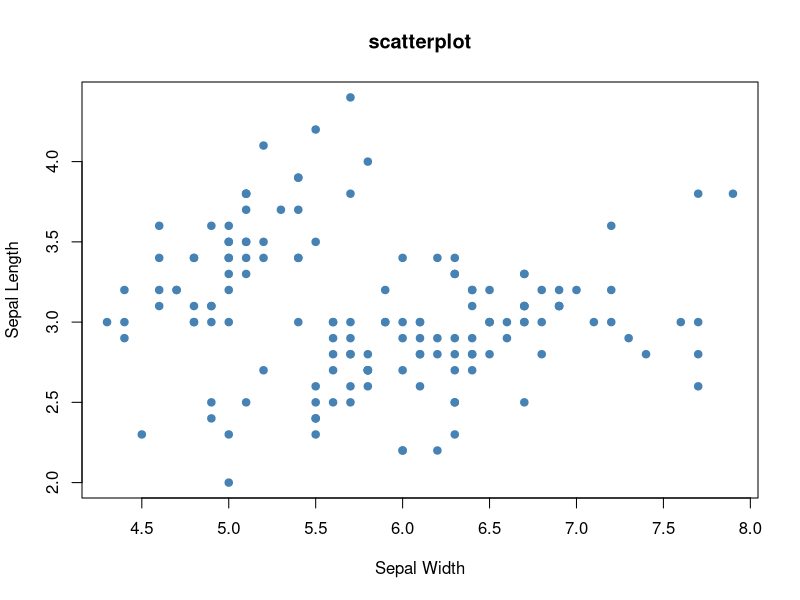

This chart was generated by the following R code:
##downloading dataset
library(datasets)
data("iris")

## Viewing first six rows of dataset
head(iris)

##Summarize iris dataset(Quantitative Variable which are Sepal Width,Sepal Length,Petal Width and Petal Length)
summary(iris)

##display rows and coulmns
dim(iris)

##display column names
names(iris)

##create scatterplot of Sepal Width vs Sepal Length or Plot at least one quantitative variable, and one scatterplot
plot(iris$Sepal.Length,iris$Sepal.Width,
     col='steelblue',
     main='scatterplot',
     xlab='Sepal Width',
     ylab='Sepal Length',
     pch=19)

##Printing only Quantitative variables 
summary(iris[, 1:4])

##printing categorical value from the dataset
table(iris$Species)

##Transforming a variable Petal Width
iris$Petal.Width_Sqrt <- sqrt(iris$Petal.Width)
